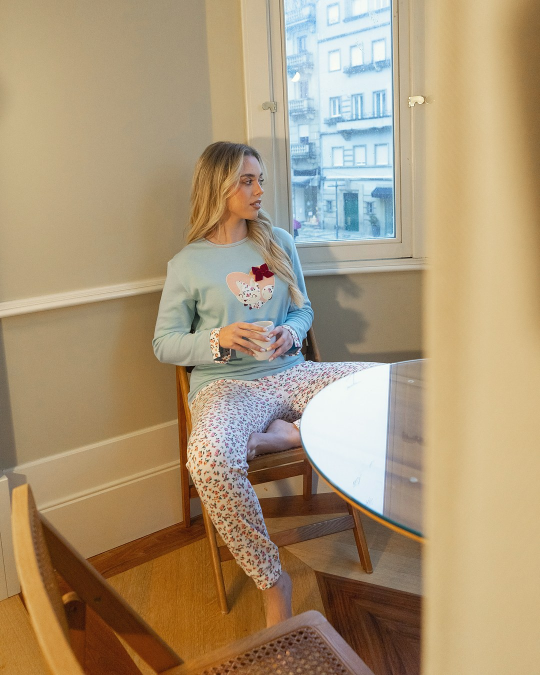
#> input picture colecao/DSC05630_feed.jpg, 1080 x 1350 px (shown at 1/2 size)
$ python logo.py ../colecao/DSC05630_feed.jpg ../colecao/DSC05630_story.jpg ../colecao/DSC05630_story.jpg
#> lines starting #> are read from the running program, lines starting #| are printed output that depends on the picture
"""Coloca o logo Cotton Secrets, discreto, num canto livre (sem caras, longe do texto do topo).
Uso: python3 -I logo.py <imagem_entrada> <imagem_saida> [feed|story]
Precisa de /home/claude/scripts/logo_cs.png (logo com fundo transparente).
"""
import sys, os
import numpy as np, cv2
from PIL import Image, ImageFilter

D = os.path.dirname(os.path.abspath(__file__))
LOGO = os.path.join(D, "logo_cs.png")

def preparar_logo(src, dst):
    """Remove o fundo branco do logo original e guarda PNG transparente (cor original)."""
    im = Image.open(src).convert("RGB")
    a = np.asarray(im).astype(np.float32)
    dist = 255 - a.min(axis=2)                      # quanto se afasta do branco
    alpha = np.clip(dist * 3.2, 0, 255)
    rgba = np.dstack([a, alpha]).astype(np.uint8)
    out = Image.fromarray(rgba, "RGBA")
    out = out.crop(out.getbbox())
    out = out.resize((out.width * 4, out.height * 4), Image.LANCZOS)
    out.save(dst)

def _faces(im):
    g = cv2.cvtColor(np.array(im), cv2.COLOR_RGB2GRAY)
    res = []
    for name, mn in (("haarcascade_frontalface_default.xml", 6), ("haarcascade_profileface.xml", 9)):
        cc = cv2.CascadeClassifier(cv2.data.haarcascades + name)
        for flip in (False, True):
            gg = cv2.flip(g, 1) if flip else g
            for x, y, w, h in cc.detectMultiScale(gg, 1.08, mn, minSize=(60, 60)):
                if flip: x = g.shape[1] - x - w
                res.append((x, y, w, h))
    return res

def aplicar(src, dst, modo="feed"):
#> called with src = '../colecao/DSC05630_feed.jpg', dst = '../colecao/DSC05630_story.jpg', modo = '../colecao/DSC05630_story.jpg'
    im = Image.open(src).convert("RGB"); W, H = im.size
#> in aplicar, im is the input picture: PIL image 1080x1350 RGB; mean R, G, B 171, 150, 118.7
#> after `W, H = im.size`: W = 1080; H = 1350
    logo = Image.open(LOGO).convert("RGBA")
    lw = int(W * (0.085 if modo == "feed" else 0.075))
#> lw = 81
    logo = logo.resize((lw, int(logo.height * lw / logo.width)), Image.LANCZOS)
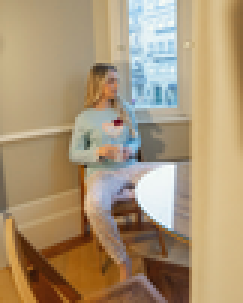
#> logo: PIL image 81x101 RGBA (shown 3 times larger); mean R, G, B, A 171, 150, 118.7, 255
    m = int(W * 0.035)
#> m = 37
    # cantos candidatos: em baixo (o texto fica em cima); em story tambem em cima-direita nao
    cands = {"baixo-dir": (W - lw - m, H - logo.height - m), "baixo-esq": (m, H - logo.height - m)}
    if modo == "reel":    # zonas seguras do Reel (fora da interface do Instagram)
        cands = {"topo-esq": (m + 10, 250), "topo-dir": (W - lw - m - 10, 250), "meio-esq": (m + 10, H - 620)}
    if modo == "story":   # zona desfocada entre o texto e a foto (foto 4:5 comeca em y=510)
        cands = {"centro": ((W - lw) // 2, 510 - logo.height - 8)}
    fs = _faces(im)
#> in _faces, `g = cv2.cvtColor(np.array(im), cv2.COLOR_RGB2GRAY)`:
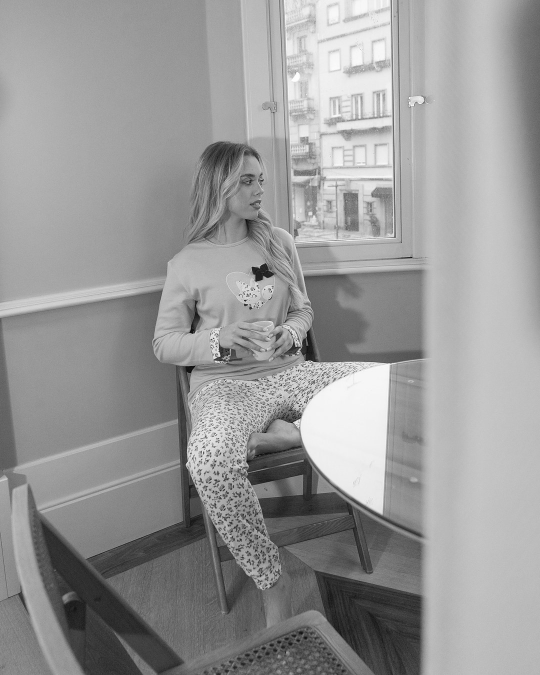
#> g: shape (1350, 1080) (shown at 1/2 size); min 1, max 254, mean 152.7
#> after the loop in _faces, `for name, mn in (("haarcascade_frontalface_default.xml", 6), ("haarcas..`: res = [(455, 314, 122, 122), (726, 27, 70, 70), (777, 740, 84, 84), (451, 314, 120, 120), (285, 618, 108, 108), (416, 302, 145, 145)]; x = 416
#> fs has the same summary as res in _faces
    g = cv2.cvtColor(np.array(im), cv2.COLOR_RGB2GRAY)
    def custo(pos):
#> called with pos = (962, 1212)
        x, y = pos; box = (x - 20, y - 20, x + lw + 20, y + logo.height + 20)
#> after `box = (x - 20, y - 20, x + lw + 20, y + logo.height + 20)`: box = (942, 1192, 1063, 1333)
        for fx, fy, fw, fh in fs:
            if not (box[2] < fx or box[0] > fx + fw or box[3] < fy or box[1] > fy + fh): return 1e9
#> this loop made 6 passes
        reg = g[max(0, box[1]):box[3], max(0, box[0]):box[2]]
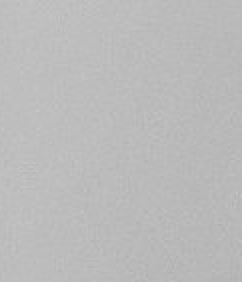
#> reg: shape (141, 121) (shown 2 times larger); min 177, max 198, mean 186.9
        return cv2.Canny(reg, 60, 160).mean()
    pos = min(cands.values(), key=custo)
#> call 2 of custo, with pos = (37, 1212)
#> in custo (call 2), `x, y = pos`: x = 37; y = 1212
#> in custo (call 2), `box = (x - 20, y - 20, x + lw + 20, y + logo.height + 20)`: box = (17, 1192, 138, 1333)
#> the loop in custo (call 2), `for fx, fy, fw, fh in fs:` made 6 passes
#> in custo (call 2), `reg = g[max(0, box[1]):box[3], max(0, box[0]):box[2]]`:
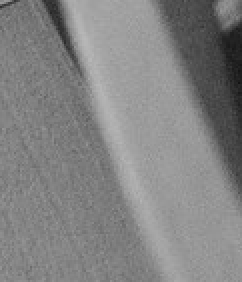
#> reg: shape (141, 121) (shown 2 times larger); min 19, max 184, mean 131
#> pos = (962, 1212)
    # halo suave claro por tras para ler em fundos escuros ou estampados
    a = logo.split()[3]
#> a: PIL image 81x101 L; every value is 255
    halo = Image.new("RGBA", logo.size, (255, 250, 242, 0))
    halo.putalpha(a.filter(ImageFilter.GaussianBlur(6)).point(lambda v: int(v * 0.55)))
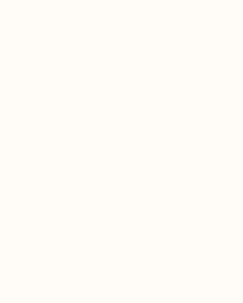
#> halo: PIL image 81x101 RGBA (shown 3 times larger); mean R, G, B, A 255, 250, 242, 140; transparent parts drawn white
    logo.putalpha(a.point(lambda v: int(v * 0.92)))
    base = im.convert("RGBA")
    base.alpha_composite(halo, pos); base.alpha_composite(logo, pos)
    base.convert("RGB").save(dst, quality=92, optimize=True, progressive=True)
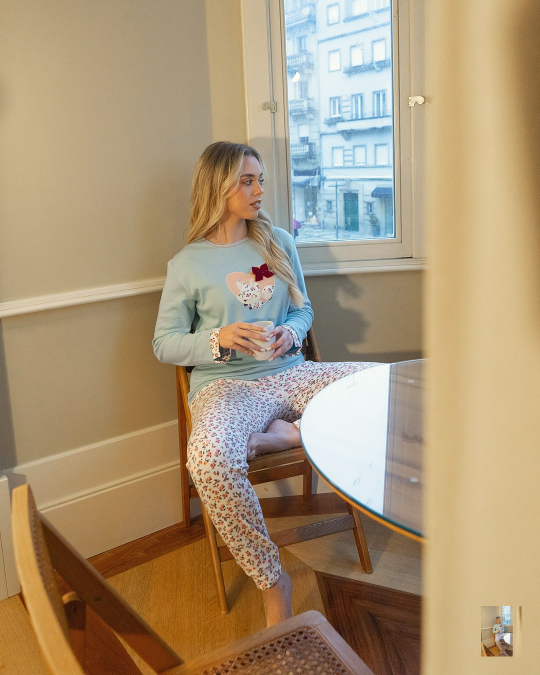
#> saved as DSC05630_story.jpg: PIL image 1080x1350 RGB (shown at 1/2 size); mean R, G, B 170.8, 149.8, 118.6

if __name__ == "__main__":
    if sys.argv[1] == "preparar":
        preparar_logo(sys.argv[2], LOGO); print("logo pronto", LOGO)
    else:
        aplicar(sys.argv[1], sys.argv[2], sys.argv[3] if len(sys.argv) > 3 else "feed")

$ run again, on colecao/DSC05630_story.jpg
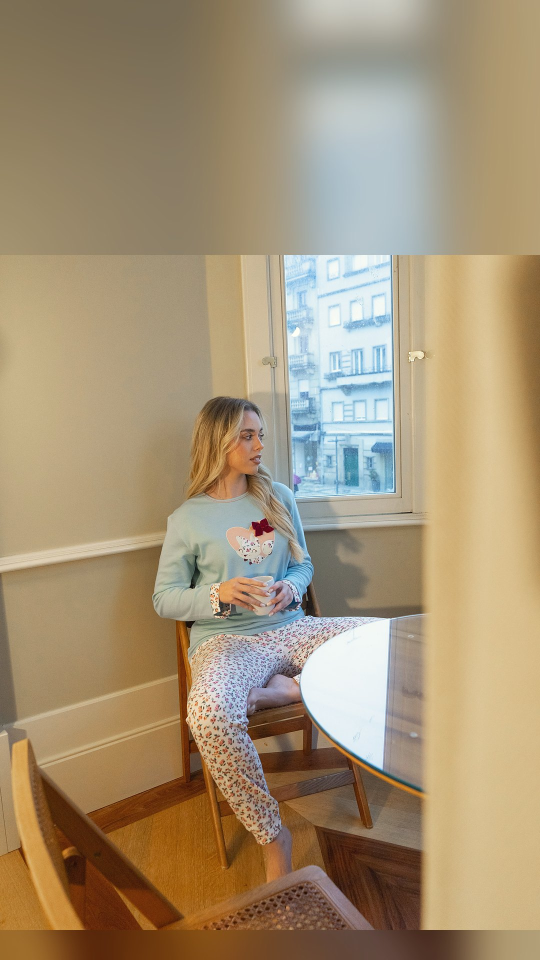
#> input picture colecao/DSC05630_story.jpg, 1080 x 1920 px (shown at 1/2 size)
#> in aplicar, im is the input picture: PIL image 1080x1920 RGB; mean R, G, B 165.1, 146.6, 117.5
#> after the loop in _faces, `for name, mn in (("haarcascade_frontalface_default.xml", 6), ("haarcas..`: res = [(780, 1250, 80, 80), (414, 812, 148, 148)]; x = 414
#> fs = [(780, 1250, 80, 80), (414, 812, 148, 148)]
#> the loop in custo, `for fx, fy, fw, fh in fs:` made 2 passes
#> in custo (call 2), `x, y = pos`: x = 37; y = 1739
#> box = (17, 1719, 138, 1903)
#> the loop in custo (call 2), `for fx, fy, fw, fh in fs:` made 2 passes
#> in custo (call 2), `reg = g[max(0, box[1]):box[3], max(0, box[0]):box[2]]`:
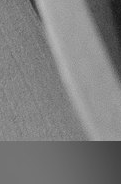
#> reg: shape (184, 121); min 23, max 186, mean 125.7
#> pos = (962, 1739)
#> a: PIL image 81x144 L; every value is 255
#> in aplicar, `base.convert("RGB").save(dst, quality=92, optimize=True, progressive=T..`:
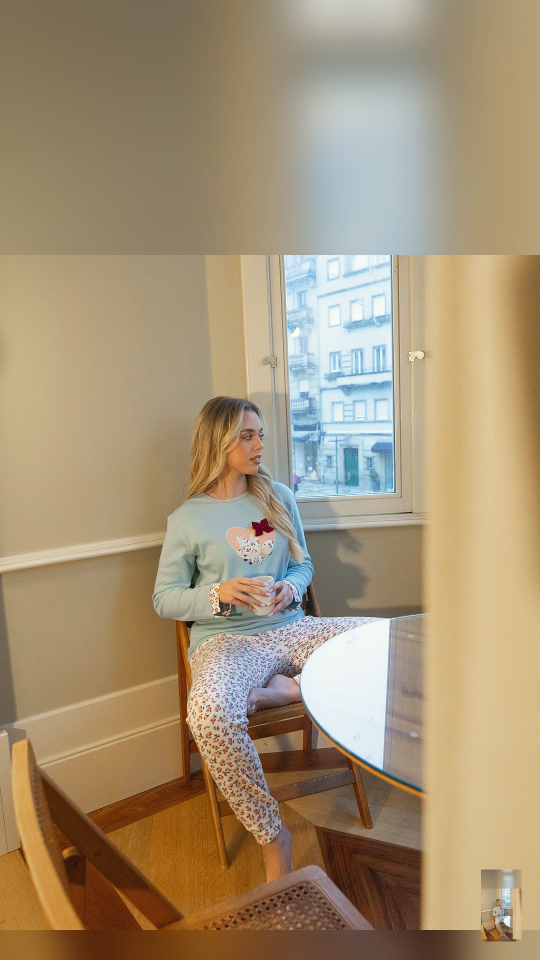
#> saved as DSC05630_story.jpg: PIL image 1080x1920 RGB (shown at 1/2 size); mean R, G, B 164.9, 146.5, 117.5
